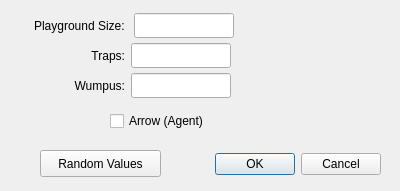
<?xml version="1.0" encoding="UTF-8"?>
<ui version="4.0">
 <class>Dialog</class>
 <widget class="QDialog" name="Dialog">
  <property name="geometry">
   <rect>
    <x>0</x>
    <y>0</y>
    <width>400</width>
    <height>191</height>
   </rect>
  </property>
  <property name="windowTitle">
   <string>Dialog</string>
  </property>
  <widget class="QDialogButtonBox" name="buttonBox">
   <property name="geometry">
    <rect>
     <x>40</x>
     <y>148</y>
     <width>341</width>
     <height>32</height>
    </rect>
   </property>
   <property name="orientation">
    <enum>Qt::Horizontal</enum>
   </property>
   <property name="standardButtons">
    <set>QDialogButtonBox::Cancel|QDialogButtonBox::Ok</set>
   </property>
  </widget>
  <widget class="QWidget" name="verticalLayoutWidget">
   <property name="geometry">
    <rect>
     <x>10</x>
     <y>10</y>
     <width>224</width>
     <height>31</height>
    </rect>
   </property>
   <layout class="QHBoxLayout" name="horizontalLayout">
    <property name="rightMargin">
     <number>0</number>
    </property>
    <item>
     <widget class="QLabel" name="label">
      <property name="text">
       <string>Playground Size: </string>
      </property>
      <property name="alignment">
       <set>Qt::AlignRight|Qt::AlignTrailing|Qt::AlignVCenter</set>
      </property>
     </widget>
    </item>
    <item>
     <widget class="QLineEdit" name="sizePlayground">
      <property name="sizePolicy">
       <sizepolicy hsizetype="Fixed" vsizetype="Fixed">
        <horstretch>0</horstretch>
        <verstretch>0</verstretch>
       </sizepolicy>
      </property>
      <property name="maximumSize">
       <size>
        <width>100</width>
        <height>25</height>
       </size>
      </property>
     </widget>
    </item>
   </layout>
  </widget>
  <widget class="QWidget" name="verticalLayoutWidget_2">
   <property name="geometry">
    <rect>
     <x>10</x>
     <y>40</y>
     <width>221</width>
     <height>31</height>
    </rect>
   </property>
   <layout class="QHBoxLayout" name="horizontalLayout_2">
    <property name="rightMargin">
     <number>0</number>
    </property>
    <item>
     <widget class="QLabel" name="label_2">
      <property name="text">
       <string>Traps:</string>
      </property>
      <property name="alignment">
       <set>Qt::AlignRight|Qt::AlignTrailing|Qt::AlignVCenter</set>
      </property>
     </widget>
    </item>
    <item>
     <widget class="QLineEdit" name="traps">
      <property name="sizePolicy">
       <sizepolicy hsizetype="Fixed" vsizetype="Fixed">
        <horstretch>0</horstretch>
        <verstretch>0</verstretch>
       </sizepolicy>
      </property>
      <property name="maximumSize">
       <size>
        <width>100</width>
        <height>25</height>
       </size>
      </property>
     </widget>
    </item>
   </layout>
  </widget>
  <widget class="QWidget" name="verticalLayoutWidget_3">
   <property name="geometry">
    <rect>
     <x>10</x>
     <y>70</y>
     <width>221</width>
     <height>31</height>
    </rect>
   </property>
   <layout class="QHBoxLayout" name="horizontalLayout_3">
    <property name="rightMargin">
     <number>0</number>
    </property>
    <item>
     <widget class="QLabel" name="label_3">
      <property name="text">
       <string>Wumpus:</string>
      </property>
      <property name="alignment">
       <set>Qt::AlignRight|Qt::AlignTrailing|Qt::AlignVCenter</set>
      </property>
     </widget>
    </item>
    <item>
     <widget class="QLineEdit" name="wumpus">
      <property name="sizePolicy">
       <sizepolicy hsizetype="Fixed" vsizetype="Fixed">
        <horstretch>0</horstretch>
        <verstretch>0</verstretch>
       </sizepolicy>
      </property>
      <property name="maximumSize">
       <size>
        <width>100</width>
        <height>25</height>
       </size>
      </property>
     </widget>
    </item>
   </layout>
  </widget>
  <widget class="QCheckBox" name="arrow">
   <property name="geometry">
    <rect>
     <x>110</x>
     <y>110</y>
     <width>131</width>
     <height>22</height>
    </rect>
   </property>
   <property name="text">
    <string>Arrow (Agent)</string>
   </property>
  </widget>
  <widget class="QPushButton" name="randomButton">
   <property name="geometry">
    <rect>
     <x>40</x>
     <y>150</y>
     <width>121</width>
     <height>27</height>
    </rect>
   </property>
   <property name="text">
    <string>Random Values</string>
   </property>
  </widget>
 </widget>
 <resources/>
 <connections>
  <connection>
   <sender>buttonBox</sender>
   <signal>accepted()</signal>
   <receiver>Dialog</receiver>
   <slot>accept()</slot>
   <hints>
    <hint type="sourcelabel">
     <x>248</x>
     <y>254</y>
    </hint>
    <hint type="destinationlabel">
     <x>157</x>
     <y>274</y>
    </hint>
   </hints>
  </connection>
  <connection>
   <sender>buttonBox</sender>
   <signal>rejected()</signal>
   <receiver>Dialog</receiver>
   <slot>reject()</slot>
   <hints>
    <hint type="sourcelabel">
     <x>316</x>
     <y>260</y>
    </hint>
    <hint type="destinationlabel">
     <x>286</x>
     <y>274</y>
    </hint>
   </hints>
  </connection>
 </connections>
</ui>
